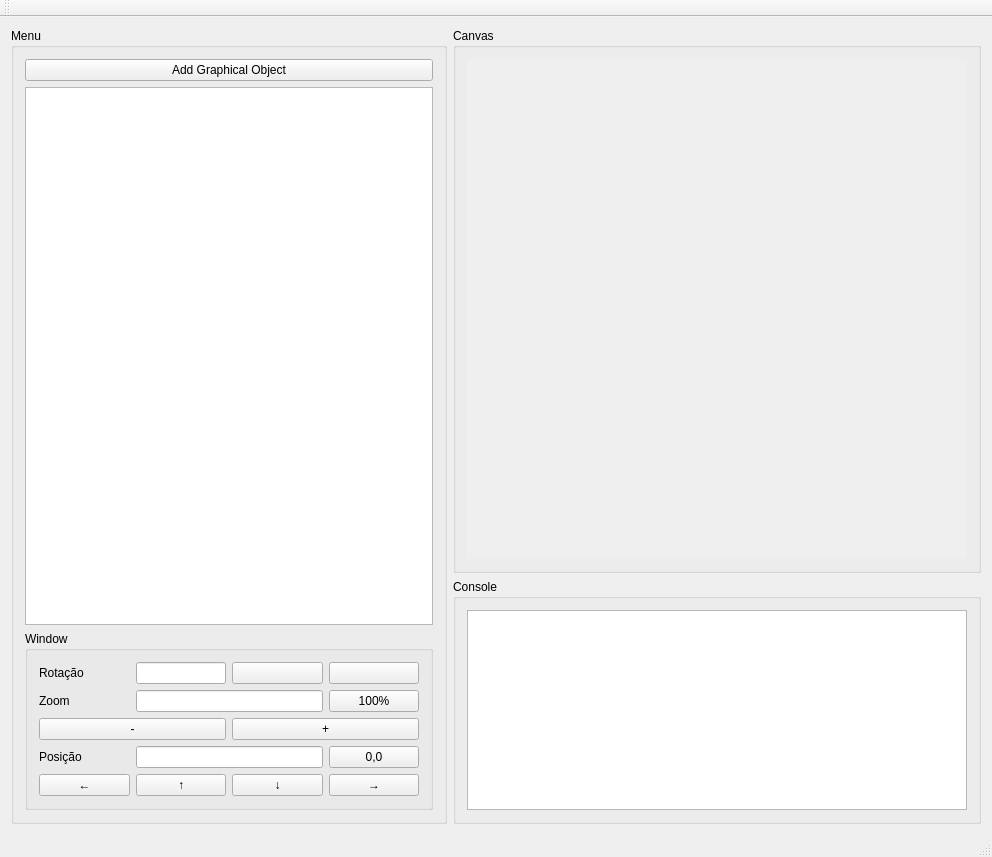
<?xml version="1.0" encoding="UTF-8"?>
<ui version="4.0">
 <class>MainWindow</class>
 <widget class="QMainWindow" name="MainWindow">
  <property name="geometry">
   <rect>
    <x>0</x>
    <y>0</y>
    <width>992</width>
    <height>857</height>
   </rect>
  </property>
  <property name="sizePolicy">
   <sizepolicy hsizetype="Fixed" vsizetype="Fixed">
    <horstretch>0</horstretch>
    <verstretch>0</verstretch>
   </sizepolicy>
  </property>
  <property name="windowTitle">
   <string>CG</string>
  </property>
  <widget class="QWidget" name="mainWindowWidget">
   <layout class="QGridLayout" name="gridLayout" rowstretch="1,1,1" columnstretch="1,1,0">
    <item row="0" column="0" rowspan="3">
     <widget class="QGroupBox" name="menuGroupBox">
      <property name="title">
       <string>Menu</string>
      </property>
      <layout class="QVBoxLayout" name="menuLayout">
       <item>
        <widget class="QPushButton" name="addGraphicalObjectButton">
         <property name="text">
          <string>Add Graphical Object</string>
         </property>
        </widget>
       </item>
       <item>
        <widget class="QListView" name="listView"/>
       </item>
       <item>
        <widget class="QGroupBox" name="groupBox">
         <property name="title">
          <string>Window</string>
         </property>
         <layout class="QGridLayout" name="toolsLayout" rowstretch="0,0,0,0,0" columnstretch="1,1,1,1">
          <property name="sizeConstraint">
           <enum>QLayout::SetDefaultConstraint</enum>
          </property>
          <item row="4" column="2">
           <widget class="QPushButton" name="moveDownPushButton">
            <property name="text">
             <string>↓</string>
            </property>
            <property name="shortcut">
             <string>Down</string>
            </property>
           </widget>
          </item>
          <item row="1" column="1" colspan="2">
           <widget class="QLineEdit" name="zoomLineEdit">
            <property name="readOnly">
             <bool>true</bool>
            </property>
           </widget>
          </item>
          <item row="3" column="1" colspan="2">
           <widget class="QLineEdit" name="positionLineEdit">
            <property name="readOnly">
             <bool>true</bool>
            </property>
           </widget>
          </item>
          <item row="2" column="2" colspan="2">
           <widget class="QPushButton" name="moreZoomPushButton">
            <property name="text">
             <string>+</string>
            </property>
           </widget>
          </item>
          <item row="1" column="3">
           <widget class="QPushButton" name="standartZoomPushButton">
            <property name="text">
             <string>100%</string>
            </property>
           </widget>
          </item>
          <item row="1" column="0">
           <widget class="QLabel" name="zoomLabel">
            <property name="text">
             <string>Zoom</string>
            </property>
           </widget>
          </item>
          <item row="3" column="3">
           <widget class="QPushButton" name="centerPushButton">
            <property name="text">
             <string>0,0</string>
            </property>
           </widget>
          </item>
          <item row="4" column="3">
           <widget class="QPushButton" name="moveRightPushButton">
            <property name="text">
             <string>→</string>
            </property>
            <property name="shortcut">
             <string>Right</string>
            </property>
           </widget>
          </item>
          <item row="2" column="0" colspan="2">
           <widget class="QPushButton" name="lessZoomPushButton">
            <property name="text">
             <string>-</string>
            </property>
           </widget>
          </item>
          <item row="4" column="1">
           <widget class="QPushButton" name="moveUpPushButton">
            <property name="text">
             <string>↑</string>
            </property>
            <property name="shortcut">
             <string>Up</string>
            </property>
           </widget>
          </item>
          <item row="4" column="0">
           <widget class="QPushButton" name="moveLeftPushButton">
            <property name="text">
             <string>←</string>
            </property>
            <property name="shortcut">
             <string>Up</string>
            </property>
           </widget>
          </item>
          <item row="3" column="0">
           <widget class="QLabel" name="positionLabel">
            <property name="text">
             <string>Posição</string>
            </property>
           </widget>
          </item>
          <item row="0" column="0">
           <widget class="QLabel" name="rotateLabel">
            <property name="text">
             <string>Rotação</string>
            </property>
           </widget>
          </item>
          <item row="0" column="3">
           <widget class="QPushButton" name="counterClockwiseRotatePushButton">
            <property name="font">
             <font>
              <family>Courier New</family>
             </font>
            </property>
            <property name="text">
             <string/>
            </property>
            <property name="icon">
             <iconset resource="../application.qrc">
              <normaloff>:/icons/resources/rotateRight.png</normaloff>:/icons/resources/rotateRight.png</iconset>
            </property>
           </widget>
          </item>
          <item row="0" column="2">
           <widget class="QPushButton" name="clockwiseRotatePushButton">
            <property name="text">
             <string/>
            </property>
            <property name="icon">
             <iconset resource="../application.qrc">
              <normaloff>:/icons/resources/rotateLeft.png</normaloff>:/icons/resources/rotateLeft.png</iconset>
            </property>
           </widget>
          </item>
          <item row="0" column="1">
           <widget class="QLineEdit" name="rotateLineEdit"/>
          </item>
         </layout>
        </widget>
       </item>
      </layout>
     </widget>
    </item>
    <item row="2" column="1" colspan="2">
     <widget class="QGroupBox" name="consoleGroupBox">
      <property name="title">
       <string>Console</string>
      </property>
      <layout class="QVBoxLayout" name="consoleLayout">
       <item>
        <widget class="QTextBrowser" name="consoleTextBrowser"/>
       </item>
      </layout>
     </widget>
    </item>
    <item row="0" column="1" rowspan="2" colspan="2">
     <widget class="QGroupBox" name="canvasGroupBox">
      <property name="title">
       <string>Canvas</string>
      </property>
      <layout class="QVBoxLayout" name="canvasLayout">
       <item>
        <widget class="GViewport" name="viewport" native="true">
         <property name="sizePolicy">
          <sizepolicy hsizetype="Fixed" vsizetype="Fixed">
           <horstretch>0</horstretch>
           <verstretch>0</verstretch>
          </sizepolicy>
         </property>
         <property name="minimumSize">
          <size>
           <width>500</width>
           <height>500</height>
          </size>
         </property>
         <property name="maximumSize">
          <size>
           <width>500</width>
           <height>500</height>
          </size>
         </property>
         <property name="baseSize">
          <size>
           <width>500</width>
           <height>500</height>
          </size>
         </property>
         <property name="autoFillBackground">
          <bool>true</bool>
         </property>
        </widget>
       </item>
      </layout>
     </widget>
    </item>
   </layout>
  </widget>
  <widget class="QMenuBar" name="menuBar">
   <property name="geometry">
    <rect>
     <x>0</x>
     <y>0</y>
     <width>992</width>
     <height>22</height>
    </rect>
   </property>
  </widget>
  <widget class="QToolBar" name="mainToolBar">
   <attribute name="toolBarArea">
    <enum>TopToolBarArea</enum>
   </attribute>
   <attribute name="toolBarBreak">
    <bool>false</bool>
   </attribute>
  </widget>
  <widget class="QStatusBar" name="statusBar"/>
 </widget>
 <layoutdefault spacing="6" margin="11"/>
 <customwidgets>
  <customwidget>
   <class>GViewport</class>
   <extends>QWidget</extends>
   <header>model/gviewport.h</header>
   <container>1</container>
  </customwidget>
 </customwidgets>
 <resources>
  <include location="../application.qrc"/>
 </resources>
 <connections/>
</ui>
